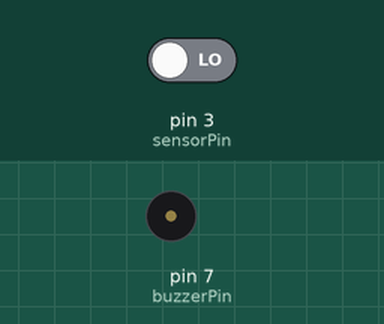
This sketch was run on a simulated Arduino Uno, built with avr-gcc and run on an emulated ATmega328P. On the bench: buzzer (waves = sounding). Inputs (shaded band) come from the test bench; at power-on: pin 3 (sensorPin) LOW.

Above: at 1.2 s.
1.3 s: pin 3 (sensorPin) driven HIGH
At 2.1 s:
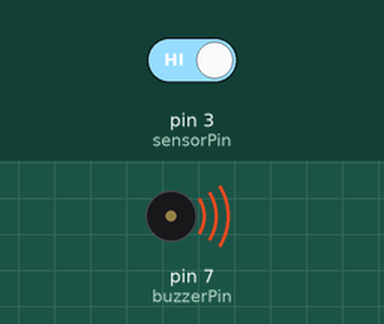
Timing chart, 0 to 8.8 s (numbered marks = the images above; inputs shaded):
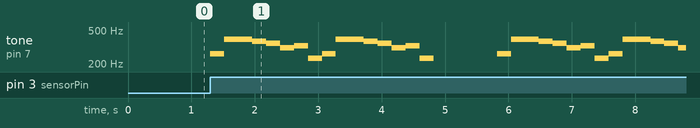

The sketch:

sensor.ino
```cpp
const int buzzerPin = 7;
const int sensorPin = 3;
int sensorVal;
//write a part of the notes of cowboy bebop openning
int notes[] = {262, 392, 392, 370, 349, 311, 329.63, 233, 262, 392, 392, 370, 349, 311, 329.63, 233}; // frequency of notes in Hz
//write the beat of the notes
int duration = 220;

void setup(){
  Serial.begin(9600);
  pinMode(buzzerPin, OUTPUT);
  pinMode(sensorPin, INPUT);
}

void loop (){
  sensorVal = digitalRead(sensorPin);

//check if the sensor works
 // Serial.print("Sensor Value:");
 // Serial.println(sensorVal);
//the sensitivity of the sensor
  if (sensorVal == 1) {
    melody();
    delay(1000);
  }
}

void melody() {
  for (int i = 0; i < 16; i++) {
    tone(buzzerPin, notes[i], duration);
    delay(duration);
  }
}
```

Measured:
- after the input at 1.3 s, tone on pin 7 (buzzerPin): plays 262 Hz for 0.22 s, 392 Hz for 0.44 s, 370 Hz for 0.22 s, 349 Hz for 0.22 s, 311 Hz for 0.22 s, 329 Hz for 0.22 s … (26 notes in this stretch), starting at once
